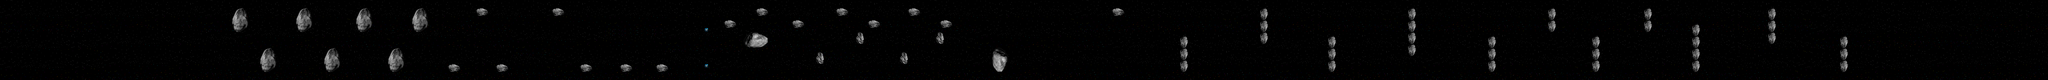

This is a level from a 2D game, rendered from its Tiled map with the project's own tilesets. A one-line summary and the map file follow, with tile-layer data summarised:
An orthogonal 512x20 tile map with 16x16 px tiles, 2 tile layers (background, hazards), 1 hidden layer not drawn.

<map version="1.0" orientation="orthogonal" width="512" height="20" tilewidth="16" tileheight="16">
 <tileset firstgid="1" name="reversePolarity Full" tilewidth="16" tileheight="16">
  <image source="../reversePolarity/Bubble/reversePolarity Full.png" width="960" height="320" />
 </tileset>
 <layer name="background" width="512" height="20">
  <data>[10240 cells, 10240 non-empty, 320 distinct tile ids]</data>
 </layer>
 <layer name="walls" width="512" height="20" visible="0">
  <data>[10240 cells, 2176 non-empty, 36 distinct tile ids]</data>
 </layer>
 <layer name="hazards" width="512" height="20">
  <data>[10240 cells, 530 non-empty, 61 distinct tile ids]</data>
 </layer>
</map>
